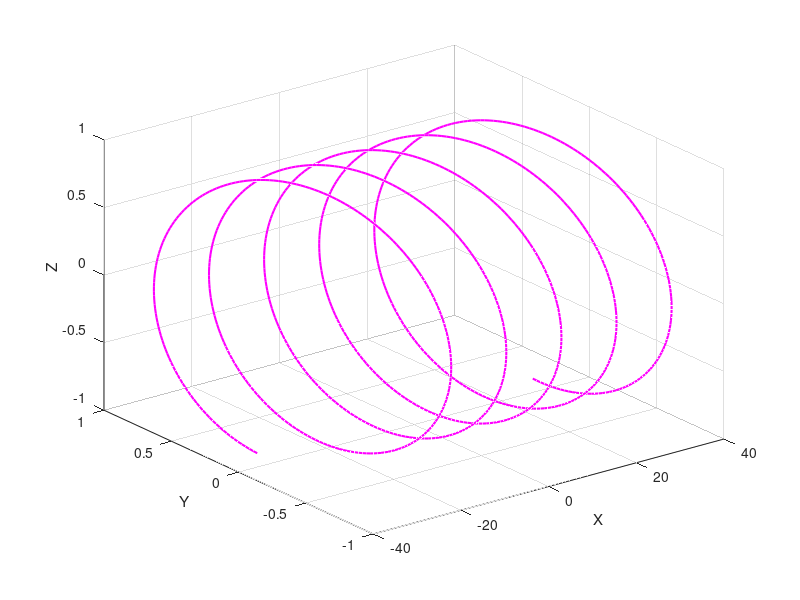

Source code (MATLAB):
% ----------------
% ----- EX 7 -----
% ----------------

% ----- defining the number range -----
t=linspace(-10 * pi, 10* pi, 1000);

% ----- defining the spiral axis functions -----
x = t 
y = sin(0.5 * t - 3)
z = cos(0.5 * t)

% ----- plotting the spiral -----
figure;
plot3(x, y, z, 'm', 'LineWidth', 1.5); 
xlabel('X'); ylabel('Y'); zlabel('Z');
grid on;